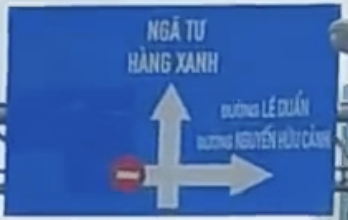
#> input picture CNN (numpy only)/DU_DOAN_CLIP/a.png, 348 x 220 px
$ python -i 522H0142_522H0148.py   (imports and definitions only)
#> lines starting #> are read from the running program, lines starting #| are printed output that depends on the picture; after the words box and inside, x2 and y2 are one past the last pixel; in counts of white or black regions, pixels touching at a corner belong together
#> further down, picture is the input picture: shape (220, 348, 3); mean B, G, R 174.2, 103.3, 62.2
import cv2
import numpy as np
import os

#Clean anh
# [6 lines left out: function clean_images, not called in this run]

#Ham xu ly anh
def preprocess_image(image):

    #Chuyen anh sang he mau HSV
    hsv=cv2.cvtColor(image,cv2.COLOR_BGR2HSV)
#> hsv: shape (220, 348, 3); mean H, S, V 109, 167.6, 174.3

    #Mau do (red color)
    lower_red1=np.array([0,150,50])
    upper_red1=np.array([10,255,150])
    lower_red2=np.array([150,100,20])
    upper_red2=np.array([180,255,150])
    mask_red1=cv2.inRange(hsv,lower_red1,upper_red1)
#> mask_red1: shape (220, 348); every value is 0
    mask_red2=cv2.inRange(hsv,lower_red2,upper_red2)
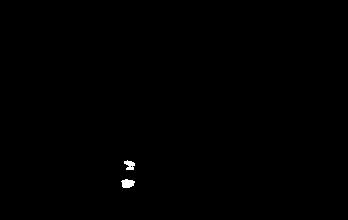
#> mask_red2: shape (220, 348); 0.22% white; 2 white regions, box (x1, y1, x2, y2) and area: (121, 179, 135, 188) 94, (124, 160, 135, 170) 72
    mask_red=cv2.bitwise_or(mask_red1,mask_red2)

    #Mau xanh da troi (blue color)
    lower_blue=np.array([105,100,120])
    upper_blue=np.array([110,255,255])
    mask_blue=cv2.inRange(hsv,lower_blue,upper_blue)
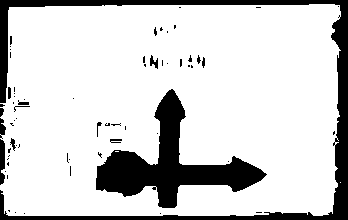
#> mask_blue: shape (220, 348); 81.8% white; 66 black regions (52 under 20 px)

    #Lam min va xu ly mat na
    mask_red=cv2.GaussianBlur(mask_red,(5,5),0)
    mask_red=cv2.erode(mask_red,None,iterations=2)
    mask_red=cv2.dilate(mask_red,None,iterations=2)

    mask_blue=cv2.GaussianBlur(mask_blue,(5,5),0)
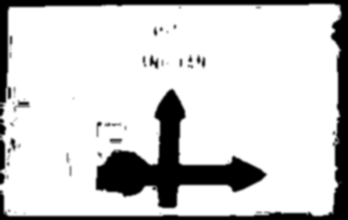
#> mask_blue: shape (220, 348); min 0, max 255, mean 208.6
    mask_blue=cv2.erode(mask_blue,None,iterations=2)
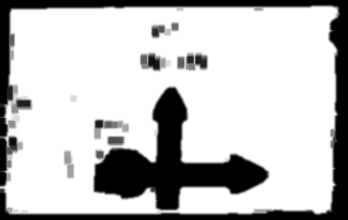
#> mask_blue: shape (220, 348); min 0, max 255, mean 192.9
    mask_blue=cv2.dilate(mask_blue,None,iterations=2)

    return mask_red,mask_blue

def detect_circle_red(contour):

    area=cv2.contourArea(contour)

    #Loai tru cac hinh tron nho, tranh phat hien sai
    if area<500:
        return False

    perimeter=cv2.arcLength(contour,True)

    if perimeter == 0:
        return False

    x,y,w,h=cv2.boundingRect(contour)
    aspect_ratio=float(w)/h
    circularity=(4*np.pi*area)/(perimeter**2)

    #Danh sach dieu kien
    dks=[
        {
            "circularity_range": (0.65,1),
            "aspect_ratio_range": (0.75,1.2),
            "height_range": (37,120),
            "perimeter_min": 175
        },
        {
            "circularity_range": (0.23,0.24),
            "aspect_ratio_range": (0.75,1.2),
            "height_range": (37,120),
            "area_range": (595,700),
            "perimeter_range": (165,180)
        },
        {
            "circularity_range": (0.12,0.13),
            "area_range": (1590,1658),
            "perimeter_range": (390,420),
        }
    ]

    #kemtra
    for dk in dks:
        if (dk.get("circularity_range",(0,1))[0]<=circularity<=dk.get("circularity_range",(0,1))[1] and
            dk.get("aspect_ratio_range",(0,float("inf")))[0]<=aspect_ratio<=dk.get("aspect_ratio_range",(0,float("inf")))[1] and
            dk.get("height_range",(0,float("inf")))[0]<h<dk.get("height_range",(0,float("inf")))[1] and
            perimeter>=dk.get("perimeter_min",0) and
            dk.get("area_range",(0,float("inf")))[0]<=area<=dk.get("area_range",(0,float("inf")))[1] and
            dk.get("perimeter_range",(0,float("inf")))[0]<=perimeter<=dk.get("perimeter_range",(0,float("inf")))[1]):
            return True

    return False


#Ham phat hien hinh tron mau xanh
def detect_circle_blue(contour):
    area=cv2.contourArea(contour)
    if area<2300:
        return False

    perimeter=cv2.arcLength(contour,True)
    if perimeter == 0:
        return False

    x,y,w,h=cv2.boundingRect(contour)
    aspect_ratio=float(w)/h
    circularity=(4*np.pi*area)/(perimeter**2)

    #Dieu kien cho cac loai hinh tron khac nhau
    small_circle=0.67<=circularity<=1 and 0.9<=aspect_ratio<=1.2 and 37<h<150
    medium_circle=0.36<=circularity<0.67 and 0.9<=aspect_ratio<=1.2 and 37<h<150 and area>8500 and perimeter>500
    large_circle=0.25<=circularity<0.36 and 0.9<=aspect_ratio<=1.2 and 37<h<150 and area>14500 and perimeter>700

    #Dieu kien loai tru
    exclusion_area_perimeter=area<2500 and perimeter<210

    #Kiem tra cac dieu kien
    if exclusion_area_perimeter:
        return False
    if small_circle or medium_circle or large_circle:
        return True

    return False


def detect_triangle_red(contour):

    area=cv2.contourArea(contour)

    if area<2300:
        return False

    perimeter=cv2.arcLength(contour,True)
    approx=cv2.approxPolyDP(contour,0.04*perimeter,True)

    if len(approx) == 3:  #Hinh tam giac co 3 canh

        x,y,w,h=cv2.boundingRect(approx)
        aspect_ratio=float(w)/h

        #Dieu kien loai tru cho hinh tam giac nho
        if area<1400 and perimeter<150:
            return False

        #Dieu kien cho hinh tam giac hop le
        valid_triangle=0.9<aspect_ratio<1 and 30<w<150 and 30<h<150

        if valid_triangle:
            return True

    return False


# [59 lines left out: functions detect_rectangle_blue, detect_white_center, not called in this run]

import cv2
import numpy as np

# Kiểm tra nếu hình tròn có dấu X đỏ ở trung tâm
def detect_red_x_in_circle(contour, image):
    # Tính toán bounding box của đường viền
    x, y, w, h = cv2.boundingRect(contour)

    # Cắt phần hình tròn từ ảnh gốc
    circle_region = image[y:y+h, x:x+w]

    # Chuyển sang không gian màu HSV để dễ dàng phát hiện màu đỏ
    hsv = cv2.cvtColor(circle_region, cv2.COLOR_BGR2HSV)

    # Định nghĩa phạm vi màu đỏ trong không gian màu HSV
    lower_red = np.array([0, 120, 70])
    upper_red = np.array([10, 255, 255])
    mask_red = cv2.inRange(hsv, lower_red, upper_red)

    lower_red2 = np.array([170, 120, 70])
    upper_red2 = np.array([180, 255, 255])
    mask_red2 = cv2.inRange(hsv, lower_red2, upper_red2)

    # Kết hợp các vùng màu đỏ
    mask_red = cv2.bitwise_or(mask_red, mask_red2)

    # Tìm các đường viền trong vùng màu đỏ
    contours_red, _ = cv2.findContours(mask_red, cv2.RETR_EXTERNAL, cv2.CHAIN_APPROX_SIMPLE)

    # Kiểm tra nếu có dấu "X đỏ" trong vùng tròn (2 đường chéo cắt nhau)
    for contour in contours_red:
        # Xử lý các đường viền đỏ
        approx = cv2.approxPolyDP(contour, 0.02 * cv2.arcLength(contour, True), True)
        if len(approx) > 2:  # Kiểm tra nếu có sự cắt nhau của các đường thẳng
            return True

    return False

# Kiểm tra nếu hình tròn có dấu sẹt đỏ ở trung tâm
# [33 lines left out: function detect_red_line_in_circle, not called in this run]

# Kiem tra cac bien bao
# Xác định các biển báo giao thông
def detect_traffic_signs(image):
    mask_red, mask_blue = preprocess_image(image)
    contours_red, _ = cv2.findContours(mask_red, cv2.RETR_EXTERNAL, cv2.CHAIN_APPROX_SIMPLE)
#> contours_red = 2 contours; box (x1, y1, x2, y2) and area: (119, 177, 137, 190) 176, (122, 158, 137, 172) 155
    contours_blue, _ = cv2.findContours(mask_blue, cv2.RETR_EXTERNAL, cv2.CHAIN_APPROX_SIMPLE)
#> contours_blue = 1 contour; box (x1, y1, x2, y2) and area: (0, 2, 343, 218) 71426

    traffic_signs = []
    red_bboxes = []

    # Xét đường viền màu đỏ (chỉ hình tròn và hình tam giác)
    for contour in contours_red:
        if detect_circle_red(contour):
            x, y, w, h = cv2.boundingRect(contour)
            area = cv2.contourArea(contour)
            perimeter = cv2.arcLength(contour, True)
            circularity = (4 * np.pi * area) / (perimeter ** 2)
            red_bboxes.append((x, y, w, h))
            traffic_signs.append(('Cam re trai', x, y, w, h, f'Area: {area} px, Perimeter: {perimeter} px, Circularity: {circularity:.2f}'))

        elif detect_triangle_red(contour):
            x, y, w, h = cv2.boundingRect(contour)
            area = cv2.contourArea(contour)
            perimeter = cv2.arcLength(contour, True)
            red_bboxes.append((x, y, w, h))
            traffic_signs.append(('Cam di nguoc chieu', x, y, w, h, f'Area: {area} px, Perimeter: {perimeter} px'))
#> this loop made 2 passes
#> after the loop, red_bboxes = []; traffic_signs = []

    # Xét đường viền màu xanh (hình tròn, hình vuông, hình chữ nhật)
    for contour in contours_blue:
        x, y, w, h = cv2.boundingRect(contour)
        is_inside_red_area = any(rx <= x <= rx + rw and ry <= y <= ry + rh for rx, ry, rw, rh in red_bboxes)

        if not is_inside_red_area:
            area = cv2.contourArea(contour)
            perimeter = cv2.arcLength(contour, True)
            circularity = (4 * np.pi * area) / (perimeter ** 2)

            # Xác định các loại biển báo với điều kiện thêm
            if detect_circle_blue(contour):
                # Nếu là hình tròn màu xanh
                if 40 < w < 100 and 40 < h < 100:  # Điều kiện kích thước biển báo hướng phải đi vùng phải
                    traffic_signs.append(('Huong phai di vung phai', x, y, w, h, f'Area: {area} px, Perimeter: {perimeter} px, Circularity: {circularity:.2f}'))

            elif detect_red_x_in_circle(contour, image):  # Cung cấp đối số 'image' khi gọi hàm
                traffic_signs.append(('Cam dau X do', x, y, w, h, f'Area: {area} px'))

            elif detect_red_line_in_circle(contour, image):  # Cung cấp đối số 'image' khi gọi hàm
                traffic_signs.append(('Cam dung va do xe', x, y, w, h, f'Area: {area} px'))

            elif detect_rectangle_blue(contour):
                # Nếu là hình chữ nhật màu xanh
                if 20 < w < 120 and 20 < h < 60:
                    traffic_signs.append(('Cam di nguoc chieu', x, y, w, h, f'Width: {w} px, Height: {h} px'))
                elif 40 < w < 150 and 30 < h < 70:
                    traffic_signs.append(('Thang hoac Phai, cam queo Trai', x, y, w, h, f'Width: {w} px, Height: {h} px'))
                elif 50 < w < 160 and 30 < h < 80:
                    traffic_signs.append(('Cam dung va do xe', x, y, w, h, f'Width: {w} px, Height: {h} px'))
#> this loop made 1 pass
#> is_inside_red_area on pass 1: False
#> pass 1, in detect_red_x_in_circle, `circle_region = image[y:y+h, x:x+w]`:
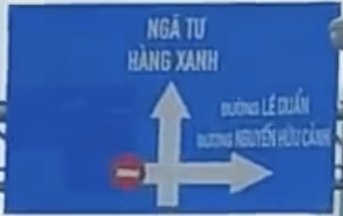
#> circle_region: shape (216, 343, 3); mean B, G, R 173.1, 100.3, 58.5
#> pass 1, in detect_red_x_in_circle, `mask_red2 = cv2.inRange(hsv, lower_red2, upper_red2)`:
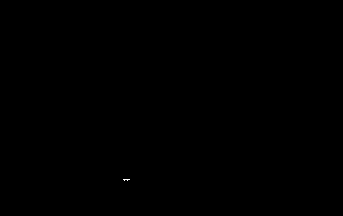
#> mask_red2: shape (216, 343); 0.01% white in thin lines or dots, all inside (x1, y1, x2, y2) = (123, 179, 130, 181)
#> after the loop, traffic_signs = [('Cam dau X do', 0, 2, 343, 216, 'Area: 71426.0 px')]

    return traffic_signs


#Main
# [43 lines left out: function main, not called in this run]

# Chạy main
# [2 lines not run here, left out]

>>> import cv2
>>> picture = cv2.imread('a.png')
>>> result = detect_traffic_signs(picture)
#> result has the same summary as traffic_signs in detect_traffic_signs
